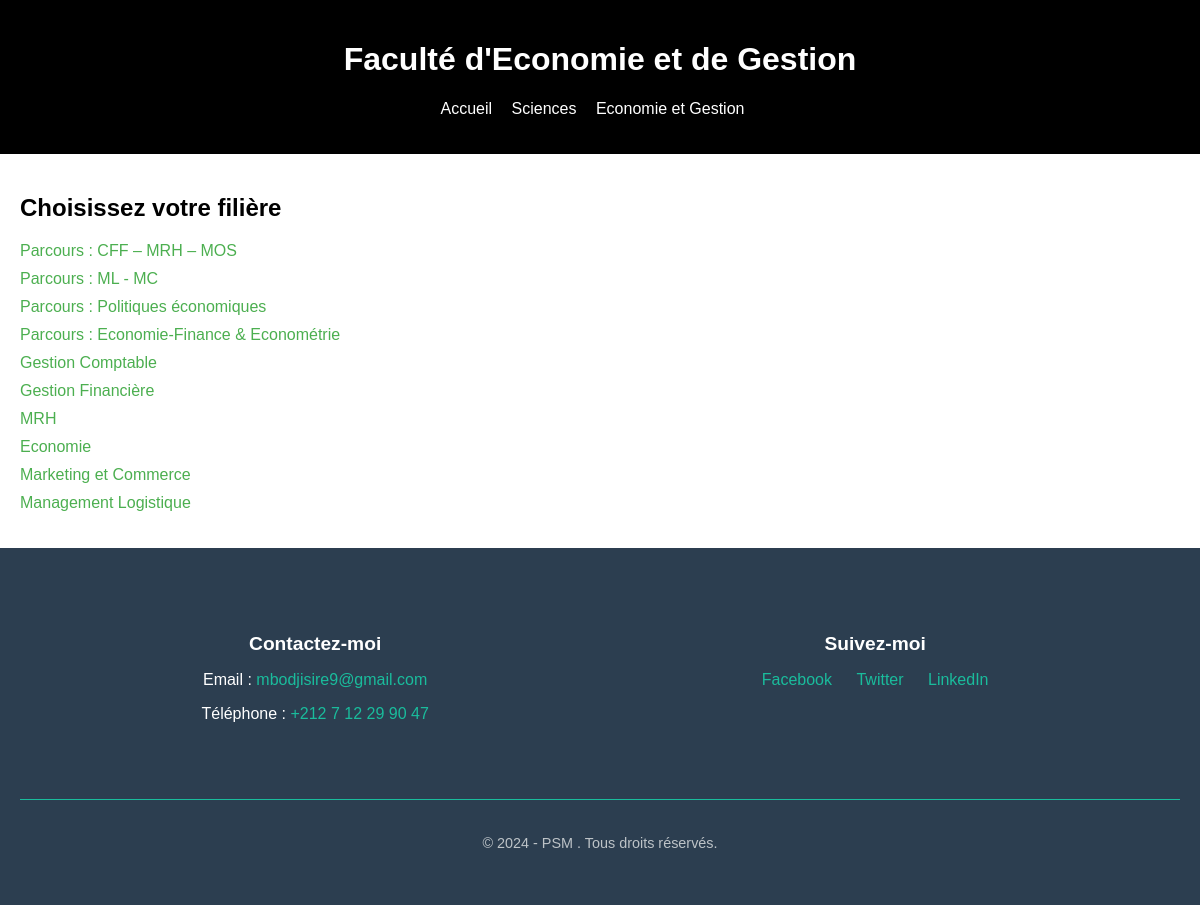
The page /litteraire/ on the database its author committed.
### etudiants/cours/models.py (models this page shows, shortened)
class Departement(models.Model):
    nom = models.CharField(max_length=100)
    FACULTE_CHOICES = [
        ('scientifique', 'Faculté des Sciences'),
        ('litteraire', 'Faculté des Economies'),
    ]
    faculte = models.CharField(max_length=15, choices=FACULTE_CHOICES)

### etudiants/cours/views.py (the view)
# urls.py: path('litteraire/', views.litteraire, name='litteraire'),
def litteraire(request):
    departements_litteraires = Departement.objects.filter(faculte='litteraire')
    return render(request, 'litteraire.html', {'departements': departements_litteraires})

### etudiants/cours/templates/litteraire.html (shortened to what this page needs)
<!DOCTYPE html>
<html lang="fr">
<head>
    {% load static %}
    <link rel="stylesheet" href="{% static 'css/styles.css' %}">
</head>
<body>
    <header>
        <h1>Faculté d'Economie et de Gestion</h1>
        <nav>
            <ul>
                <li><a href="{% url 'home' %}">Accueil</a></li>
                <li><a href="{% url 'scientifique' %}">Sciences</a></li>
                <li><a href="{% url 'litteraire' %}">Economie et Gestion</a></li>
            </ul>
        </nav>
    </header>
    <main>
        <section>
            <h2>Choisissez votre filière</h2>
            <ul>
                {% for departement in departements %}
                <li><a href="{% url 'departement_litteraire' departement.nom %}">{{ departement.nom }}</a></li>
                {% endfor %}
            </ul>
        </section>
    </main>
    <footer class="footer">
        <div class="container">
            <div class="footer-content">
                <div class="contact-info">
                    <h4>Contactez-moi</h4>
                    <p>Email : <a href="mailto:ton-email@example.com">mbodjisire9@gmail.com</a></p>
                    <p>Téléphone : <a href="tel:+123456789">+212 7 12 29 90 47</a></p>
                </div>
                <div class="social-media">
                    <h4>Suivez-moi</h4>
                    <ul class="social-icons">
                        <li><a href="https://web.facebook.com/?_rdc=1&_rdr" target="_blank">Facebook</a></li>
                        <li><a href="https://x.com/home" target="_blank">Twitter</a></li>
                        <li><a href="https://www.linkedin.com/feed/" target="_blank">LinkedIn</a></li>
                    </ul>
                </div>
            </div>
            <div class="footer-bottom">
                <p>&copy; 2024 - PSM . Tous droits réservés.</p>
            </div>
        </div>
    </footer>
</body>
</html>

### etudiants/cours/static/css/styles.css (style rules this page uses)
body { font-family: Arial, sans-serif; margin: 0; padding: 0; }
header { background-color: black; padding: 20px; color: white; text-align: center; }
nav ul { list-style-type: none; padding: 0; }
nav ul li { display: inline; margin-right: 15px; }
nav ul li a { color: white; text-decoration: none; }
main { padding: 20px; }
h1, h2 { color: #333; }
ul { list-style-type: none; padding: 0; }
ul li { margin-bottom: 10px; }
ul li a { text-decoration: none; color: #4CAF50; }
footer { background-color: #2c3e50; color: white; padding: 20px; text-align: center; }
.footer-content { display: flex; justify-content: space-between; padding: 20px; }
.footer-bottom { border-top: 1px solid #34495e; padding-top: 10px; font-size: 0.9em; color: #bdc3c7; }

### etudiants/cours/templates/litteraire.html (style rules this page uses)
body { font-family: Arial, sans-serif; margin: 0; padding: 0; }
header { background-color: black; padding: 20px; color: white; text-align: center; }
nav ul { list-style-type: none; padding: 0; }
nav ul li { display: inline; margin-right: 15px; }
nav ul li a { color: white; text-decoration: none; }
main { padding: 20px; }
h1 { color: white; }
h2 { color: black; }
ul { list-style-type: none; padding: 0; }
ul li { margin-bottom: 10px; }
ul li a { text-decoration: none; color: #4CAF50; }
.footer { background-color: #2c3e50; color: white; padding: 40px 0; text-align: center; }
.footer h4 { font-size: 1.2em; margin-bottom: 15px; }
.footer .container { max-width: 1200px; margin: 0 auto; padding: 0 20px; }
.footer-content { display: flex; justify-content: space-around; flex-wrap: wrap; }
.contact-info, .social-media { margin-bottom: 20px; }
.footer a { color: #1abc9c; text-decoration: none; }
.social-icons { list-style: none; padding: 0; }
.social-icons li { display: inline; margin: 0 10px; }
.footer-bottom { border-top: 1px solid #1abc9c; padding-top: 20px; margin-top: 20px; }

### rows shown on the page
Departement: nom "Parcours : CFF – MRH – MOS"
Departement: nom "Parcours : ML - MC"
Departement: nom "Parcours : Politiques économiques"
Departement: nom "Parcours : Economie-Finance & Econométrie"
Departement: nom "Gestion Comptable"
Departement: nom "Gestion Financière"
Departement: nom "MRH"
Departement: nom "Economie"
Departement: nom "Marketing et Commerce"
Departement: nom "Management Logistique"
